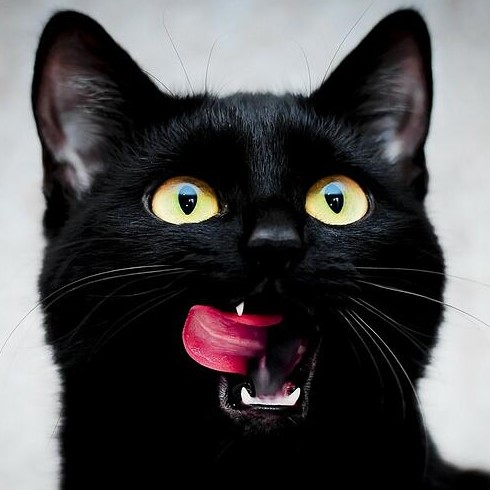
#> input picture Sygnały i obrazy cyfrowe/kot.jpg, 490 x 490 px
$ jupyter execute Kompresja.ipynb
#> lines starting #> are read from the running program, lines starting #| are printed output that depends on the picture; after the words box and inside, x2 and y2 are one past the last pixel; in counts of white or black regions, pixels touching at a corner belong together
[cell 1]
import numpy as np
import matplotlib.pyplot as plt
import os
from matplotlib.image import imread
from skimage import color

[cell 2]
image = plt.imread("kot.jpg")
#> image is the input picture: shape (490, 490, 3); mean R, G, B 79.5, 77.9, 79.4
plt.rcParams['figure.figsize'] = [5, 5]
plt.rcParams.update({'font.size': 10})
plt.figure()
plt.imshow(image)
plt.axis('off')

[cell 3]
grey = color.rgb2gray(image)
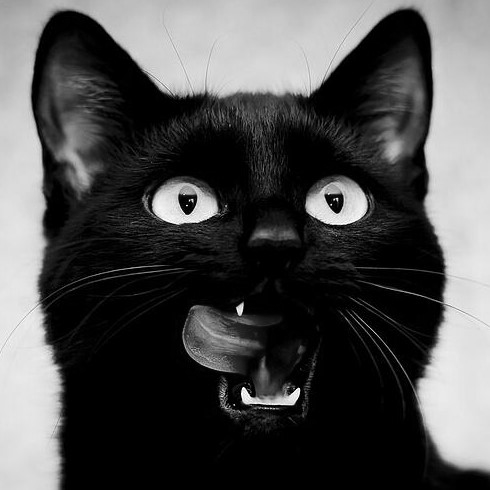
#> grey: shape (490, 490) float64; min 0, max 1, mean 0.307
plt.figure()
plt.imshow(grey, cmap='gray')
plt.axis('off')

[cell 4]
grey_fourier = np.fft.fft2(grey)
grey_fourier_sort = np.sort(np.abs(grey_fourier))

for keep in (0.1, 0.05, 0.01, 0.002):
    thresh = grey_fourier_sort[int(np.floor((1-keep)*len(grey_fourier_sort)))]
    ind = np.abs(grey_fourier)>thresh
    low = grey_fourier * ind
    Alow = np.fft.ifft2(low).real #compresed image
    plt.figure()
    plt.imshow(Alow, cmap='gray')
    plt.axis('off')
    plt.title('Compressed Image: keep = ' + str(keep * 100) + '%')
#> this loop made 4 passes
#> pass 1, `ind = np.abs(grey_fourier)>thresh`:
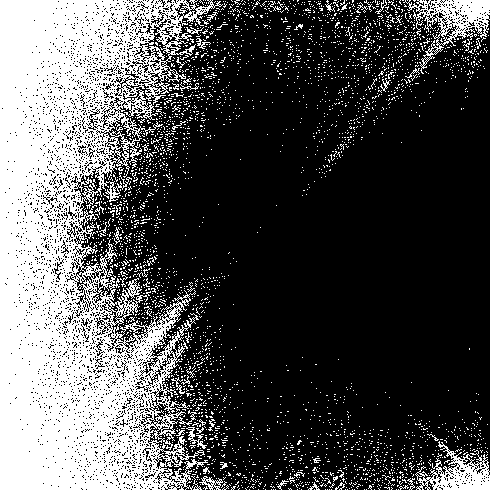
#> ind: shape (490, 490) bool; 31.1% white; 3312 white regions (3260 under 20 px), largest, box (x1, y1, x2, y2) and area: (0, 0, 223, 490) 62484, (403, 0, 490, 74) 2036, (415, 441, 490, 490) 1598
#> pass 2, `ind = np.abs(grey_fourier)>thresh`:
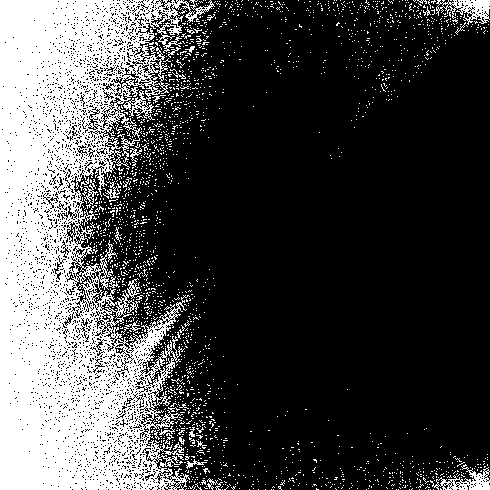
#> ind: shape (490, 490) bool; 27.3% white; 2156 white regions (2127 under 20 px), largest, box (x1, y1, x2, y2) and area: (0, 0, 215, 490) 58550, (436, 0, 490, 25) 644, (430, 464, 490, 490) 585
#> pass 2, `Alow = np.fft.ifft2(low).real`:
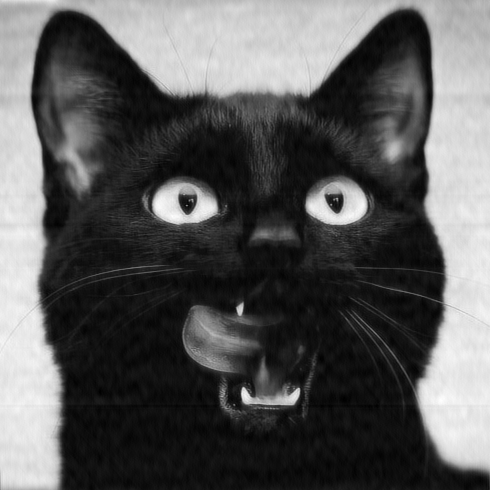
#> Alow: shape (490, 490) float64; min -0.059, max 0.985, mean 0.307; drawn with min black and max white
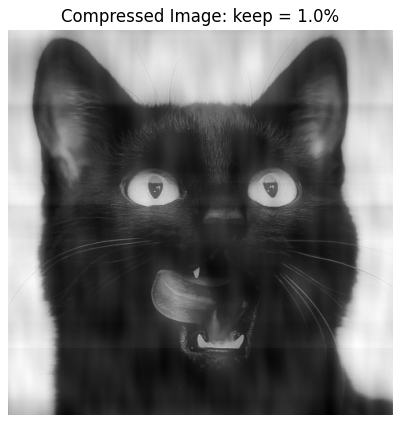
#> figure drawn by matplotlib, 1 panel
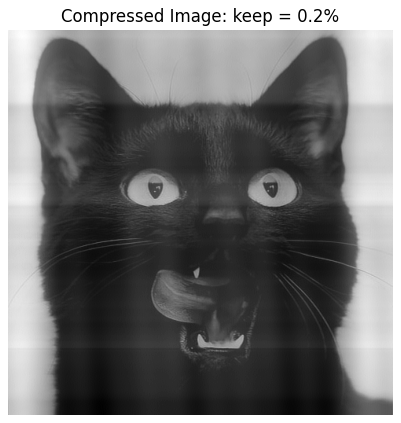
#> figure drawn by matplotlib, 1 panel

$ run again, with Sygnały i obrazy cyfrowe/noise.png saved as Sygnały i obrazy cyfrowe/kot.jpg
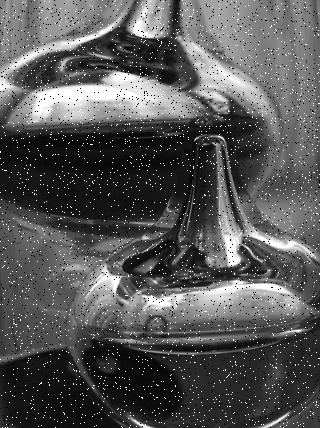
#> input picture Sygnały i obrazy cyfrowe/noise.png, 320 x 428 px
#> image is the input picture: shape (428, 320); min 0, max 255, mean 86.8
#> the loop `for keep in (0.1, 0.05, 0.01, 0.002):` made 4 passes
#> pass 1, `ind = np.abs(grey_fourier)>thresh`:
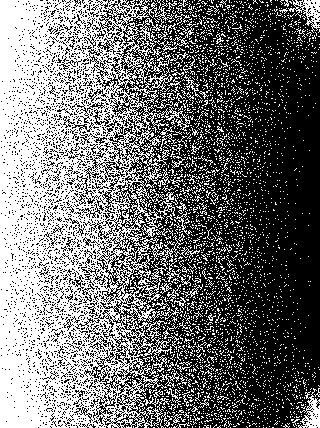
#> ind: shape (428, 320) bool; 43.8% white; 3393 white regions (3329 under 20 px), largest, box (x1, y1, x2, y2) and area: (0, 0, 200, 428) 48755, (288, 0, 320, 33) 411, (298, 388, 320, 428) 397
#> `[cell 4] grey_fourier = np.fft.fft2(grey) grey_fourier_sort = np.sort(..`:
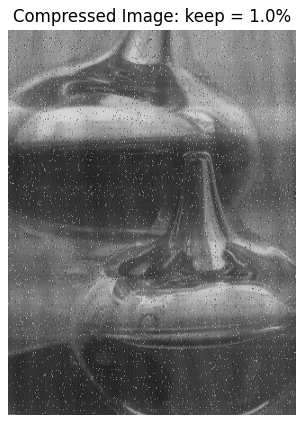
#> figure drawn by matplotlib, 1 panel
